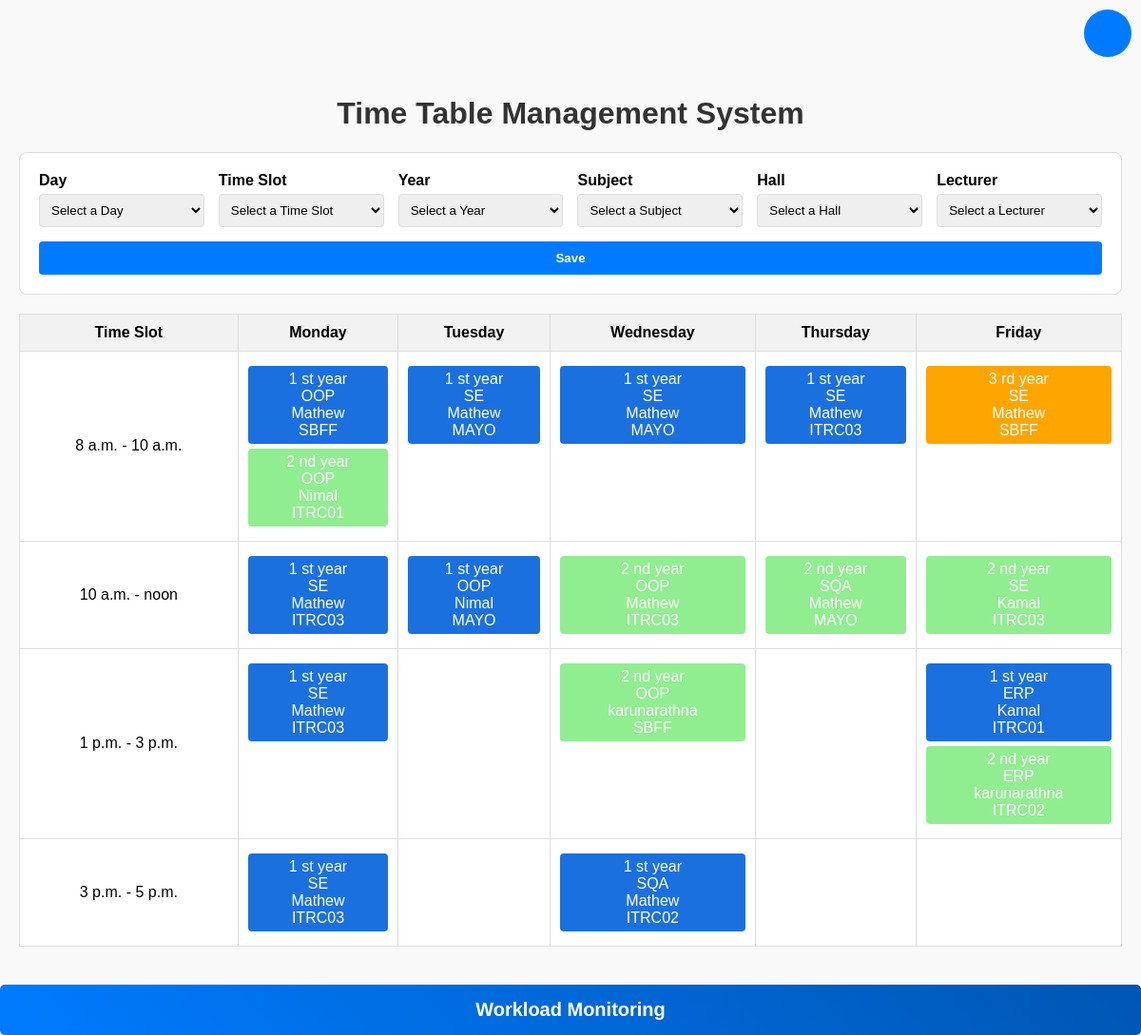
/dashboard/, run on the app's committed database.
### timetable/models.py (models this page shows, shortened)
class TimeSlot(models.Model):
    start_time = models.TimeField()
    end_time = models.TimeField()

class Schedule(models.Model):
    day = models.CharField(
        max_length=10,
        choices=[
            ("Monday", "Monday"),
            ("Tuesday", "Tuesday"),
            ("Wednesday", "Wednesday"),
            ("Thursday", "Thursday"),
            ("Friday", "Friday"),
        ]
    )
    timeslot = models.ForeignKey('TimeSlot', on_delete=models.CASCADE)
    year = models.ForeignKey('Year', on_delete=models.CASCADE)
    subject = models.ForeignKey('Subject', on_delete=models.CASCADE)
    hall = models.ForeignKey('Hall', on_delete=models.CASCADE)
    lecturer = models.ForeignKey('Lecturer', on_delete=models.CASCADE)
    class Meta:
        constraints = [
            models.UniqueConstraint(fields=['day', 'timeslot', 'year'], name='unique_schedule_per_timeslot'),
            models.UniqueConstraint(fields=['day', 'timeslot', 'lecturer'], name='unique_lecturer_per_timeslot'),
            models.UniqueConstraint(fields=['day', 'timeslot', 'hall'], name='unique_hall_per_timeslot'),
        ]

class Year(models.Model):
    name = models.CharField(max_length=20)

class Subject(models.Model):
    subject_code = models.CharField(max_length=10, unique=True)  # Subject code added
    name = models.CharField(max_length=50)

class Lecturer(models.Model):
    name = models.CharField(max_length=100)
    email = models.EmailField(unique=True)
    role = models.CharField(max_length=100)

class Hall(models.Model):
    name = models.CharField(max_length=20)  # Hall name

### timetable/views.py (the view)
# urls.py: path('dashboard/', views.dashboard_view, name='dashboard'),
def dashboard_view(request):
    lecturers = Lecturer.objects.all()  # Get all lecturers
    time_slots = TimeSlot.objects.all()
    years = Year.objects.all()
    subjects = Subject.objects.all()
    halls = Hall.objects.all()
    schedules = Schedule.objects.all().order_by('year__name', 'timeslot__start_time')
    days = ["Monday", "Tuesday", "Wednesday", "Thursday", "Friday"]
    context = {
        'lecturers': lecturers,  # Pass lecturers to the template
        'time_slots': time_slots,
        'years': years,
        'subjects': subjects,
        'halls': halls,
        'schedules': schedules,
        'days': days,
    }
    return render(request, 'dashboard.html', context)

### timetable/templates/dashboard.html (shortened to what this page needs)
<!DOCTYPE html>
<html lang="en">
<head>
</head>
<body style="font-family: Arial, sans-serif; background-color: #f9f9f9; margin: 0; padding: 0;">
<div class="container mt-3">
            <div class="d-flex justify-content-end" style="position: relative; padding: 20px;">
                <button class="user-circle" onclick="toggleUserMenu()">
                </button>
        </div>
    <div style="max-width: 1200px; margin: 20px auto; padding: 20px;">
        <h1 style="text-align: center; color: #333;">Time Table Management System</h1>
        <form method="post" action="{% url 'add_schedule' %}" style="margin-bottom: 20px; padding: 20px; background-color: #fff; border: 1px solid #ddd; border-radius: 8px;">
            <div style="display: flex; flex-wrap: wrap; gap: 15px;">
                <div style="flex: 1; min-width: 150px;">
                    <label for="day" style="display: block; font-weight: bold; margin-bottom: 5px;">Day</label>
                    <select name="day" id="day" required style="width: 100%; padding: 8px; border: 1px solid #ddd; border-radius: 4px;">
                        <option value="" disabled selected>Select a Day</option>
                    </select>
                </div>
                <div style="flex: 1; min-width: 150px;">
                    <label for="timeslot" style="display: block; font-weight: bold; margin-bottom: 5px;">Time Slot</label>
                    <select name="timeslot" id="timeslot" required style="width: 100%; padding: 8px; border: 1px solid #ddd; border-radius: 4px;">
                        <option value="" disabled selected>Select a Time Slot</option>
                    </select>
                </div>
                <div style="flex: 1; min-width: 150px;">
                    <label for="year" style="display: block; font-weight: bold; margin-bottom: 5px;">Year</label>
                    <select name="year" id="year" required style="width: 100%; padding: 8px; border: 1px solid #ddd; border-radius: 4px;">
                        <option value="" disabled selected>Select a Year</option>
                    </select>
                </div>
                <div style="flex: 1; min-width: 150px;">
                    <label for="subject" style="display: block; font-weight: bold; margin-bottom: 5px;">Subject</label>
                    <select name="subject" id="subject" required style="width: 100%; padding: 8px; border: 1px solid #ddd; border-radius: 4px;">
                        <option value="" disabled selected>Select a Subject</option>
                    </select>
                </div>
                <div style="flex: 1; min-width: 150px;">
                    <label for="hall" style="display: block; font-weight: bold; margin-bottom: 5px;">Hall</label>
                    <select name="hall" id="hall" required style="width: 100%; padding: 8px; border: 1px solid #ddd; border-radius: 4px;">
                        <option value="" disabled selected>Select a Hall</option>
                    </select>
                </div>
                <div style="flex: 1; min-width: 150px;">
                    <label for="lecturer" style="display: block; font-weight: bold; margin-bottom: 5px;">Lecturer</label>
                    <select name="lecturer" id="lecturer" required style="width: 100%; padding: 8px; border: 1px solid #ddd; border-radius: 4px;">
                        <option value="" disabled selected>Select a Lecturer</option>
                    </select>
                </div>
                <div style="flex: 2; min-width: 150px;margin-top: auto;">
                    <button type="submit" style="width: 100%; padding: 10px; background-color: #007bff; color: #fff; border: none; border-radius: 4px; font-weight: bold; cursor: pointer;">
                        Save
                    </button>
                </div>
            </div>
        </form>
        <table style="width: 100%; border-collapse: collapse; background-color: #fff; border: 1px solid #ddd;">
            <thead>
                <tr>
                    <th style="padding: 10px; background-color: #f2f2f2; border: 1px solid #ddd;">Time Slot</th>
                    {% for day in days %}
                    <th style="padding: 10px; background-color: #f2f2f2; border: 1px solid #ddd; text-align: center;">{{ day }}</th>
                    {% endfor %}
                </tr>
            </thead>
            <tbody>
                {% for time_slot in time_slots %}
                <tr>
                    <td style="padding: 10px; border: 1px solid #ddd; text-align: center;">{{ time_slot.start_time }} - {{ time_slot.end_time }}</td>
                    {% for day in days %}
                    <td style="padding: 10px; border: 1px solid #ddd; text-align: center; vertical-align: top;">
                        {% for schedule in schedules %}
                            {% if schedule.timeslot.id == time_slot.id and schedule.day == day %}
                            <div
                    class="{% if schedule.year.name == '1 st year' %}year-1st
                            {% elif schedule.year.name == '2 nd year' %}year-2nd
                            {% elif schedule.year.name == '3 rd year' %}year-3rd
                             {% elif schedule.year.name == '4 th year' %}year-4th{% endif %}"
                                style="padding: 5px; margin: 5px 0; border-radius: 4px; cursor: pointer; color: white;"
                            onclick="openEditDialog(
                                    '{{ schedule.id }}',
                                    '{{ schedule.day }}',
                                     '{{ schedule.timeslot.id }}',
                                     '{{ schedule.year.id }}',
                                    '{{ schedule.subject.id }}',
                                    '{{ schedule.hall.id }}',
                                    '{{ schedule.lecturer.id }}'
                                 )">
                                 {{ schedule.year.name }}<br>{{ schedule.subject.name }}<br>{{ schedule.lecturer.name }}<br>{{ schedule.hall.name }}
                        </div>
                            {% endif %}
                        {% endfor %}
                    </td>
                    {% endfor %}
                </tr>
                {% endfor %}
            </tbody>
        </table>
    </div>
    <div class="custom-button-container">
        <button class="btn btn-primary custom-button">
            <a href="{% url 'workload_monitoring' %}" class="text-white text-decoration-none">
                Workload Monitoring
            </a>
        </button>
    </div>
</body>
</html>

### timetable/templates/dashboard.html (style rules this page uses)
.year-1st { background-color: #1b70df; }
.year-2nd { background-color: lightgreen; }
.year-3rd { background-color: orange; }
.user-circle { width: 50px; height: 50px; border-radius: 50%; background-color: #007bff; color: white; display: flex; align-items: center; justify-content: center; font-size: 20px; font-weight: bold; cursor: pointer; border: none; position: absolute; top: 10px; right: 10px; }
.custom-button { width: 100%; padding: 15px; background: linear-gradient(45deg, #007bff, #0056b3); border: none; border-radius: 5px; transition: background 0.3s ease, box-shadow 0.3s ease; }
.custom-button-container { display: flex; justify-content: flex-end; margin-top: 10px; }
.custom-button a { font-size: 1.25rem; font-weight: bold; color: #fff; text-decoration: none; }

### data on the page
TimeSlot: start_time "8 a.m.", end_time "10 a.m."
Schedule: year.name "1 st year", subject.name "OOP", lecturer.name "Mathew", hall.name "SBFF"
Schedule: year.name "2 nd year", subject.name "OOP", lecturer.name "Nimal", hall.name "ITRC01"
Schedule: year.name "1 st year", subject.name "SE", lecturer.name "Mathew", hall.name "MAYO"
Schedule: year.name "1 st year", subject.name "SE", lecturer.name "Mathew", hall.name "MAYO"
Schedule: year.name "1 st year", subject.name "SE", lecturer.name "Mathew", hall.name "ITRC03"
Schedule: year.name "3 rd year", subject.name "SE", lecturer.name "Mathew", hall.name "SBFF"
TimeSlot: start_time "10 a.m.", end_time "noon"
Schedule: year.name "1 st year", subject.name "SE", lecturer.name "Mathew", hall.name "ITRC03"
Schedule: year.name "1 st year", subject.name "OOP", lecturer.name "Nimal", hall.name "MAYO"
Schedule: year.name "2 nd year", subject.name "OOP", lecturer.name "Mathew", hall.name "ITRC03"
Schedule: year.name "2 nd year", subject.name "SQA", lecturer.name "Mathew", hall.name "MAYO"
Schedule: year.name "2 nd year", subject.name "SE", lecturer.name "Kamal", hall.name "ITRC03"
TimeSlot: start_time "1 p.m.", end_time "3 p.m."
Schedule: year.name "1 st year", subject.name "SE", lecturer.name "Mathew", hall.name "ITRC03"
Schedule: year.name "2 nd year", subject.name "OOP", lecturer.name "karunarathna", hall.name "SBFF"
Schedule: year.name "1 st year", subject.name "ERP", lecturer.name "Kamal", hall.name "ITRC01"
Schedule: year.name "2 nd year", subject.name "ERP", lecturer.name "karunarathna", hall.name "ITRC02"
TimeSlot: start_time "3 p.m.", end_time "5 p.m."
Schedule: year.name "1 st year", subject.name "SE", lecturer.name "Mathew", hall.name "ITRC03"
Schedule: year.name "1 st year", subject.name "SQA", lecturer.name "Mathew", hall.name "ITRC02"

### other printed values
{{ day }} "Monday" "Tuesday" "Wednesday" "Thursday" "Friday"
